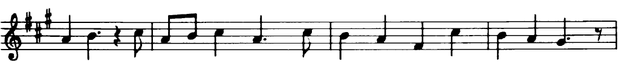
#> input picture sheet_music_exemplar.png, 619 x 81 px, shrunk from 1024 x 134 before the run
$ jupyter execute remove_lines_morphological_operations.ipynb
#> lines starting #> are read from the running program, lines starting #| are printed output that depends on the picture; after the words box and inside, x2 and y2 are one past the last pixel; in counts of white or black regions, pixels touching at a corner belong together
[cell 1]
import numpy as np
import matplotlib.pyplot as plt
import matplotlib.image as mpimg
import cv2
from IPython.display import Image

## from https://answers.opencv.org/question/53293/how-to-remove-line-on-music-sheet/
## OpenCV tutorial https://docs.opencv.org/master/dd/dd7/tutorial_morph_lines_detection.html

[cell 2]
# read in and plot image
music = mpimg.imread("sheet_music_exemplar.png")
#> music is the input picture: shape (81, 619, 3) float32; min 0, max 1, mean 0.894
plt.figure(figsize=(20,10))
#> (this line was passed over: IPython is not available in this run)
plt.imshow(music);
#> (this line was passed over: IPython is not available in this run)

[cell 3]
# read in and plot image
graph = mpimg.imread("graph_paper_ex.jpg")
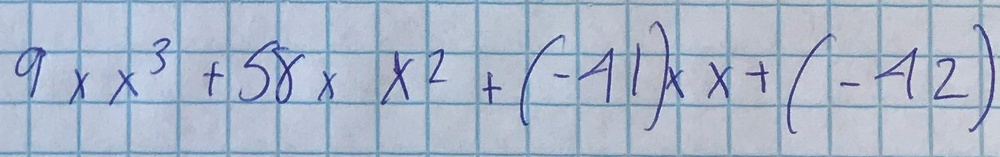
#> input picture graph_paper_ex.jpg, 1000 x 157 px, shrunk from 1653 x 259 before the run
#> graph is the input picture: shape (157, 1000, 3); mean R, G, B 171.4, 183.4, 202
plt.figure(figsize=(20,10))
#> (this line was passed over: IPython is not available in this run)
plt.imshow(graph);
#> (this line was passed over: IPython is not available in this run)

[cell 4]
# color
file1 = "graph_paper_ex.jpg"
graph = cv2.imread(file1)

# black and white
file2 = "sheet_music_exemplar.png"
music = cv2.imread(file2)
#> music: shape (81, 619, 3); min 0, max 255, mean 228

[cell 5]
####### start here to change input ########
file = graph

[cell 6]
# convert to grayscale
print("Image dimensions:", music.shape)
#| Image dimensions: (81, 619, 3)
gray = cv2.cvtColor(file, cv2.COLOR_BGR2GRAY)
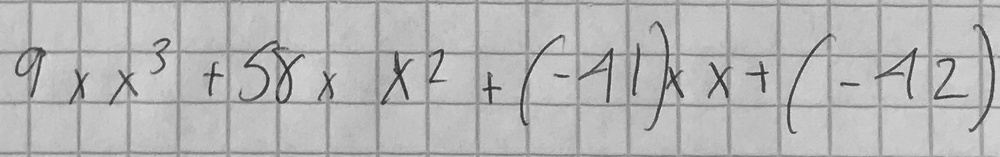
#> gray: shape (157, 1000); min 35, max 232, mean 181.9
print("Image dimensions after transform:", gray.shape)
#| Image dimensions after transform: (157, 1000)

[cell 7]
plt.figure(figsize=(20,10))
#> (this line was passed over: IPython is not available in this run)
plt.imshow(gray,cmap='Greys_r');
#> (this line was passed over: IPython is not available in this run)

[cell 8]
# Apply adaptiveThreshold at the bitwise_not of gray, notice the ~ symbol
gray = cv2.bitwise_not(gray)
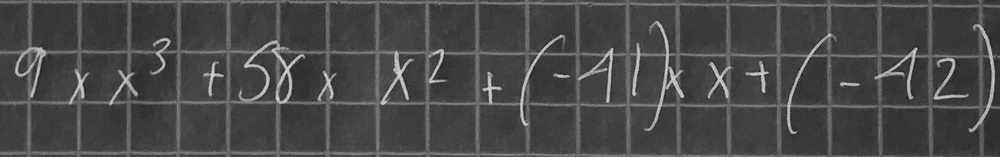
#> gray: shape (157, 1000); min 23, max 220, mean 73.1
bw = cv2.adaptiveThreshold(gray, 255, cv2.ADAPTIVE_THRESH_MEAN_C,
                        cv2.THRESH_BINARY, 15, -2)
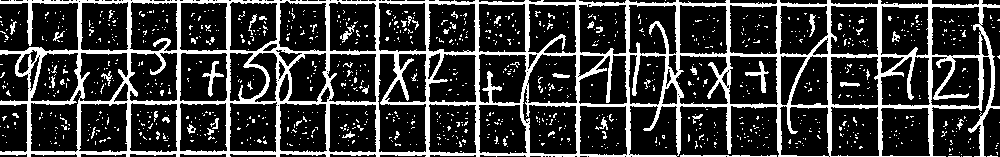
#> bw: shape (157, 1000); 22.5% white; 1066 white regions (1014 under 20 px), largest, box (x1, y1, x2, y2) and area: (0, 0, 1000, 157) 29561, (745, 61, 769, 93) 196, (202, 61, 224, 97) 194

[cell 9]
plt.figure(figsize=(20,10))
#> (this line was passed over: IPython is not available in this run)
